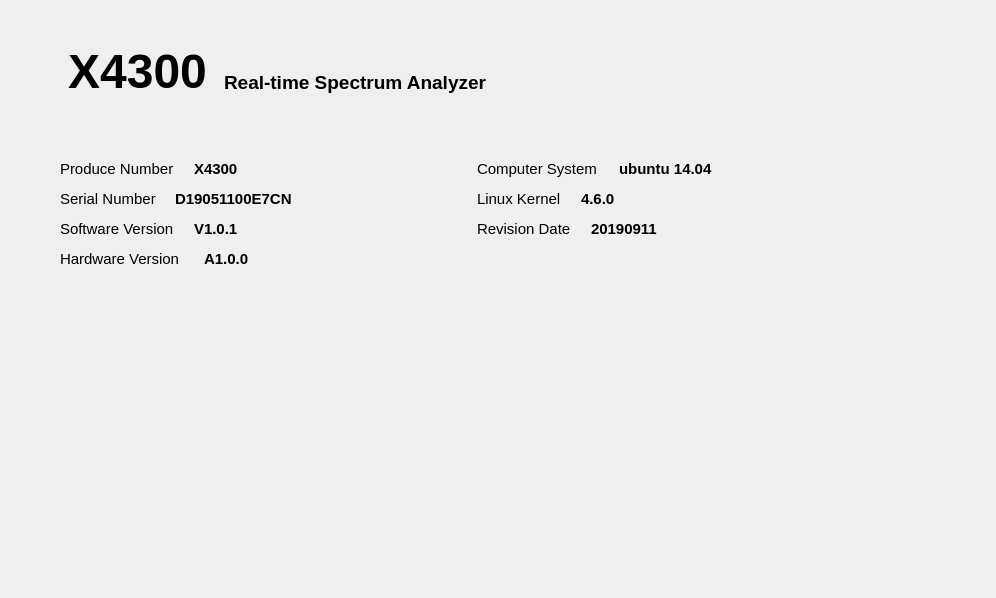
<?xml version="1.0" encoding="UTF-8"?>
<ui version="4.0">
 <class>sysinfo</class>
 <widget class="QWidget" name="sysinfo">
  <property name="geometry">
   <rect>
    <x>0</x>
    <y>0</y>
    <width>996</width>
    <height>598</height>
   </rect>
  </property>
  <property name="font">
   <font>
    <family>Ubuntu</family>
    <pointsize>1</pointsize>
   </font>
  </property>
  <property name="windowTitle">
   <string>Form</string>
  </property>
  <property name="styleSheet">
   <string notr="true">#sysinfo[pltdismode=&quot;night&quot;]
{	
background-color: rgb(0, 0, 0);
}
#sysinfo[pltdismode=&quot;indoor&quot;]
{	
background-color:white;
}

#sysinfo[pltdismode=&quot;indoor&quot;] #label_3,
#sysinfo[pltdismode=&quot;indoor&quot;] #label_4
 {
background-color: rgb(238, 238, 236);
}

#sysinfo[pltdismode=&quot;night&quot;] #label_3,
#sysinfo[pltdismode=&quot;night&quot;] #label_4
 {
background-color: rgb(24, 23, 20);
}

#sysinfo[pltdismode=&quot;indoor&quot;] #label, #sysinfo[pltdismode=&quot;indoor&quot;] #label_2
 {
color:rgb(6,62,97);	
}
#sysinfo[pltdismode=&quot;night&quot;] #label ,
#sysinfo[pltdismode=&quot;night&quot;] #label_2
 {
color:rgb(7,97,116);	
}</string>
  </property>
  <property name="pltdismode" stdset="0">
   <string>indoor</string>
  </property>
  <widget class="QLabel" name="label">
   <property name="geometry">
    <rect>
     <x>60</x>
     <y>46</y>
     <width>155</width>
     <height>50</height>
    </rect>
   </property>
   <property name="font">
    <font>
     <family>Arial</family>
     <pointsize>36</pointsize>
     <weight>75</weight>
     <bold>true</bold>
    </font>
   </property>
   <property name="text">
    <string>X4300</string>
   </property>
   <property name="alignment">
    <set>Qt::AlignCenter</set>
   </property>
  </widget>
  <widget class="QLabel" name="label_2">
   <property name="geometry">
    <rect>
     <x>224</x>
     <y>67</y>
     <width>350</width>
     <height>30</height>
    </rect>
   </property>
   <property name="font">
    <font>
     <family>Arial</family>
     <pointsize>14</pointsize>
     <weight>75</weight>
     <bold>true</bold>
    </font>
   </property>
   <property name="text">
    <string>Real-time Spectrum Analyzer</string>
   </property>
  </widget>
  <widget class="QLabel" name="label_3">
   <property name="geometry">
    <rect>
     <x>30</x>
     <y>154</y>
     <width>793</width>
     <height>30</height>
    </rect>
   </property>
   <property name="text">
    <string/>
   </property>
  </widget>
  <widget class="QLabel" name="label_4">
   <property name="geometry">
    <rect>
     <x>30</x>
     <y>214</y>
     <width>793</width>
     <height>30</height>
    </rect>
   </property>
   <property name="text">
    <string/>
   </property>
  </widget>
  <widget class="QLabel" name="label_5">
   <property name="geometry">
    <rect>
     <x>60</x>
     <y>154</y>
     <width>125</width>
     <height>30</height>
    </rect>
   </property>
   <property name="font">
    <font>
     <family>Arial</family>
     <pointsize>-1</pointsize>
    </font>
   </property>
   <property name="styleSheet">
    <string notr="true">#sysinfo[pltdismode=&quot;indoor&quot;] QLabel
 {
color:rgba(0,0,0,1);	
}
#sysinfo[pltdismode=&quot;night&quot;] QLabel
 {
color:rgba(250, 218, 166,1);	
}
QLabel
{
font-size:15px;
font-family:&quot;Arial&quot;;
}</string>
   </property>
   <property name="text">
    <string>Produce Number</string>
   </property>
  </widget>
  <widget class="QLabel" name="label_6">
   <property name="geometry">
    <rect>
     <x>60</x>
     <y>184</y>
     <width>111</width>
     <height>30</height>
    </rect>
   </property>
   <property name="font">
    <font>
     <family>Arial</family>
     <pointsize>-1</pointsize>
    </font>
   </property>
   <property name="styleSheet">
    <string notr="true">#sysinfo[pltdismode=&quot;indoor&quot;] QLabel
 {
color:rgba(0,0,0,1);	
}
#sysinfo[pltdismode=&quot;night&quot;] QLabel
 {
color:rgba(250, 218, 166,1);	
}
QLabel
{
font-size:15px;
font-family:&quot;Arial&quot;;
}</string>
   </property>
   <property name="text">
    <string>Serial Number</string>
   </property>
  </widget>
  <widget class="QLabel" name="label_7">
   <property name="geometry">
    <rect>
     <x>60</x>
     <y>214</y>
     <width>130</width>
     <height>30</height>
    </rect>
   </property>
   <property name="font">
    <font>
     <family>Arial</family>
     <pointsize>-1</pointsize>
    </font>
   </property>
   <property name="styleSheet">
    <string notr="true">#sysinfo[pltdismode=&quot;indoor&quot;] QLabel
 {
color:rgba(0,0,0,1);	
}
#sysinfo[pltdismode=&quot;night&quot;] QLabel
 {
color:rgba(250, 218, 166,1);	
}
QLabel
{
font-size:15px;
font-family:&quot;Arial&quot;;
}</string>
   </property>
   <property name="text">
    <string>Software Version </string>
   </property>
  </widget>
  <widget class="QLabel" name="label_8">
   <property name="geometry">
    <rect>
     <x>60</x>
     <y>244</y>
     <width>140</width>
     <height>30</height>
    </rect>
   </property>
   <property name="font">
    <font>
     <family>Arial</family>
     <pointsize>-1</pointsize>
    </font>
   </property>
   <property name="styleSheet">
    <string notr="true">#sysinfo[pltdismode=&quot;indoor&quot;] QLabel
 {
color:rgba(0,0,0,1);	
}
#sysinfo[pltdismode=&quot;night&quot;] QLabel
 {
color:rgba(250, 218, 166,1);	
}
QLabel
{
font-size:15px;
font-family:&quot;Arial&quot;;
}</string>
   </property>
   <property name="text">
    <string>Hardware Version</string>
   </property>
  </widget>
  <widget class="QLabel" name="label_9">
   <property name="geometry">
    <rect>
     <x>477</x>
     <y>154</y>
     <width>137</width>
     <height>30</height>
    </rect>
   </property>
   <property name="font">
    <font>
     <family>Arial</family>
     <pointsize>-1</pointsize>
    </font>
   </property>
   <property name="styleSheet">
    <string notr="true">#sysinfo[pltdismode=&quot;indoor&quot;] QLabel
 {
color:rgba(0,0,0,1);	
}
#sysinfo[pltdismode=&quot;night&quot;] QLabel
 {
color:rgba(250, 218, 166,1);	
}
QLabel
{
font-size:15px;
font-family:&quot;Arial&quot;;
}</string>
   </property>
   <property name="text">
    <string>Computer System</string>
   </property>
  </widget>
  <widget class="QLabel" name="label_10">
   <property name="geometry">
    <rect>
     <x>477</x>
     <y>184</y>
     <width>99</width>
     <height>30</height>
    </rect>
   </property>
   <property name="font">
    <font>
     <family>Arial</family>
     <pointsize>-1</pointsize>
    </font>
   </property>
   <property name="styleSheet">
    <string notr="true">#sysinfo[pltdismode=&quot;indoor&quot;] QLabel
 {
color:rgba(0,0,0,1);	
}
#sysinfo[pltdismode=&quot;night&quot;] QLabel
 {
color:rgba(250, 218, 166,1);	
}
QLabel
{
font-size:15px;
font-family:&quot;Arial&quot;;
}</string>
   </property>
   <property name="text">
    <string>Linux Kernel</string>
   </property>
  </widget>
  <widget class="QLabel" name="label_11">
   <property name="geometry">
    <rect>
     <x>477</x>
     <y>214</y>
     <width>109</width>
     <height>30</height>
    </rect>
   </property>
   <property name="font">
    <font>
     <family>Arial</family>
     <pointsize>-1</pointsize>
    </font>
   </property>
   <property name="styleSheet">
    <string notr="true">#sysinfo[pltdismode=&quot;indoor&quot;] QLabel
 {
color:rgba(0,0,0,1);	
}
#sysinfo[pltdismode=&quot;night&quot;] QLabel
 {
color:rgba(250, 218, 166,1);	
}
QLabel
{
font-size:15px;
font-family:&quot;Arial&quot;;
}</string>
   </property>
   <property name="text">
    <string>Revision Date</string>
   </property>
  </widget>
  <widget class="QLabel" name="label_12">
   <property name="geometry">
    <rect>
     <x>194</x>
     <y>154</y>
     <width>101</width>
     <height>30</height>
    </rect>
   </property>
   <property name="font">
    <font>
     <family>Arial</family>
     <pointsize>-1</pointsize>
     <weight>75</weight>
     <bold>true</bold>
    </font>
   </property>
   <property name="styleSheet">
    <string notr="true">#sysinfo[pltdismode=&quot;indoor&quot;] QLabel
 {
color:rgba(0,0,0,1);	
}
#sysinfo[pltdismode=&quot;night&quot;] QLabel
 {
color:rgba(250, 218, 166,1);	
}
QLabel
{
font-size:15px;
font-family:&quot;Arial&quot;;
font-weight:bold;
}</string>
   </property>
   <property name="text">
    <string>X4300</string>
   </property>
  </widget>
  <widget class="QLabel" name="label_13">
   <property name="geometry">
    <rect>
     <x>175</x>
     <y>184</y>
     <width>150</width>
     <height>30</height>
    </rect>
   </property>
   <property name="font">
    <font>
     <family>Arial</family>
     <pointsize>-1</pointsize>
     <weight>75</weight>
     <bold>true</bold>
    </font>
   </property>
   <property name="styleSheet">
    <string notr="true">#sysinfo[pltdismode=&quot;indoor&quot;] QLabel
 {
color:rgba(0,0,0,1);	
}
#sysinfo[pltdismode=&quot;night&quot;] QLabel
 {
color:rgba(250, 218, 166,1);	
}
QLabel
{
font-size:15px;
font-family:&quot;Arial&quot;;
font-weight:bold;
}</string>
   </property>
   <property name="text">
    <string>D19051100E7CN</string>
   </property>
  </widget>
  <widget class="QLabel" name="label_14">
   <property name="geometry">
    <rect>
     <x>194</x>
     <y>214</y>
     <width>150</width>
     <height>30</height>
    </rect>
   </property>
   <property name="font">
    <font>
     <family>Arial</family>
     <pointsize>-1</pointsize>
     <weight>75</weight>
     <bold>true</bold>
    </font>
   </property>
   <property name="styleSheet">
    <string notr="true">#sysinfo[pltdismode=&quot;indoor&quot;] QLabel
 {
color:rgba(0,0,0,1);	
}
#sysinfo[pltdismode=&quot;night&quot;] QLabel
 {
color:rgba(250, 218, 166,1);	
}
QLabel
{
font-size:15px;
font-family:&quot;Arial&quot;;
font-weight:bold;
}</string>
   </property>
   <property name="text">
    <string>V1.0.1</string>
   </property>
  </widget>
  <widget class="QLabel" name="label_15">
   <property name="geometry">
    <rect>
     <x>204</x>
     <y>244</y>
     <width>150</width>
     <height>30</height>
    </rect>
   </property>
   <property name="font">
    <font>
     <family>Arial</family>
     <pointsize>-1</pointsize>
     <weight>75</weight>
     <bold>true</bold>
    </font>
   </property>
   <property name="styleSheet">
    <string notr="true">#sysinfo[pltdismode=&quot;indoor&quot;] QLabel
 {
color:rgba(0,0,0,1);	
}
#sysinfo[pltdismode=&quot;night&quot;] QLabel
 {
color:rgba(250, 218, 166,1);	
}
QLabel
{
font-size:15px;
font-family:&quot;Arial&quot;;
font-weight:bold;
}</string>
   </property>
   <property name="text">
    <string>A1.0.0</string>
   </property>
  </widget>
  <widget class="QLabel" name="label_16">
   <property name="geometry">
    <rect>
     <x>619</x>
     <y>154</y>
     <width>150</width>
     <height>30</height>
    </rect>
   </property>
   <property name="font">
    <font>
     <family>Arial</family>
     <pointsize>-1</pointsize>
     <weight>75</weight>
     <bold>true</bold>
    </font>
   </property>
   <property name="styleSheet">
    <string notr="true">#sysinfo[pltdismode=&quot;indoor&quot;] QLabel
 {
color:rgba(0,0,0,1);	
}
#sysinfo[pltdismode=&quot;night&quot;] QLabel
 {
color:rgba(250, 218, 166,1);	
}
QLabel
{
font-size:15px;
font-family:&quot;Arial&quot;;
font-weight:bold;
}</string>
   </property>
   <property name="text">
    <string>ubuntu 14.04</string>
   </property>
  </widget>
  <widget class="QLabel" name="label_17">
   <property name="geometry">
    <rect>
     <x>581</x>
     <y>184</y>
     <width>150</width>
     <height>30</height>
    </rect>
   </property>
   <property name="font">
    <font>
     <family>Arial</family>
     <pointsize>-1</pointsize>
     <weight>75</weight>
     <bold>true</bold>
    </font>
   </property>
   <property name="styleSheet">
    <string notr="true">#sysinfo[pltdismode=&quot;indoor&quot;] QLabel
 {
color:rgba(0,0,0,1);	
}
#sysinfo[pltdismode=&quot;night&quot;] QLabel
 {
color:rgba(250, 218, 166,1);	
}
QLabel
{
font-size:15px;
font-family:&quot;Arial&quot;;
font-weight:bold;
}</string>
   </property>
   <property name="text">
    <string>4.6.0</string>
   </property>
  </widget>
  <widget class="QLabel" name="label_18">
   <property name="geometry">
    <rect>
     <x>591</x>
     <y>214</y>
     <width>150</width>
     <height>30</height>
    </rect>
   </property>
   <property name="font">
    <font>
     <family>Arial</family>
     <pointsize>-1</pointsize>
     <weight>75</weight>
     <bold>true</bold>
    </font>
   </property>
   <property name="styleSheet">
    <string notr="true">#sysinfo[pltdismode=&quot;indoor&quot;] QLabel
 {
color:rgba(0,0,0,1);	
}
#sysinfo[pltdismode=&quot;night&quot;] QLabel
 {
color:rgba(250, 218, 166,1);	
}
QLabel
{
font-size:15px;
font-family:&quot;Arial&quot;;
font-weight:bold;
}</string>
   </property>
   <property name="text">
    <string>20190911</string>
   </property>
  </widget>
 </widget>
 <resources/>
 <connections/>
</ui>
